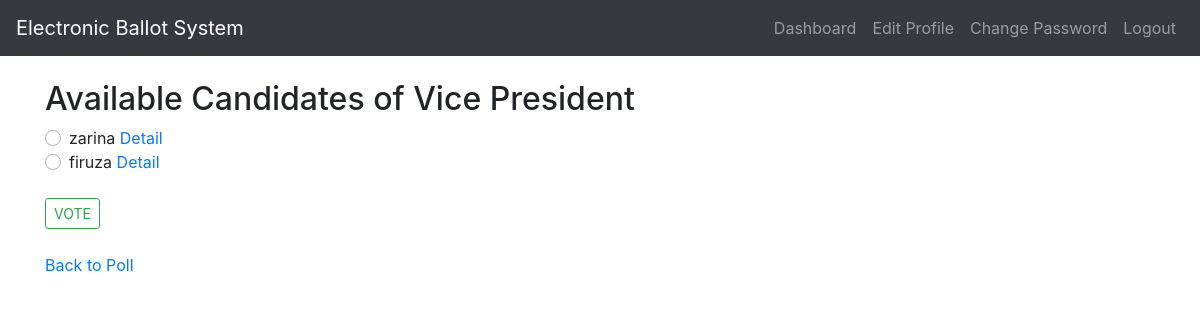
The app's page /candidate/2/ (signed in) with its own data.
### epoll/models.py (models this page shows, shortened)
class Position(models.Model):
	title = models.CharField(max_length=50, unique=True)
	def __str__(self):
		return f"{self.title}"

class Candidate(models.Model):
	name = models.CharField(max_length=50)
	no_votes=models.IntegerField(default=0, editable=False)
	position = models.ForeignKey(Position, on_delete=models.CASCADE)
	image = models.ImageField(verbose_name="Candidate Picture", upload_to='media/images/')

### epoll/views.py (the view)
# urls.py: path('candidate/<int:pos>/', views.candidate_view, name="candidate"),
@login_required
def candidate_view(request, pos):
	obj=get_object_or_404(Position, pk=pos)
	if request.method == 'POST':
		temp = VoteStatus.objects.get_or_create(user=request.user, position=obj)[0]
		if temp.status == False:
			temp2=Candidate.objects.get(pk=request.POST.get(obj.title))
			temp2.no_votes+=1
			temp2.save()
			temp.status=True
			temp.save()
			return HttpResponseRedirect("/position/")
		else:
			messages.success(request, "You have already voted for this position!")
			return render(request, 'epoll/candidate.html', {'obj': obj})
	else:
		return render(request, 'epoll/candidate.html', {'obj': obj})

### epoll/templates/epoll/candidate.html (shortened to what this page needs)
{% extends "epoll/layout.html" %}
{% block content %}
  <h2>Available Candidates of {{ obj.title }}</h2>
  <form action="" method="POST">
    {% for c in obj.candidate_set.all %}
     <div class="custom-control custom-radio">
      <label class="custom-control-label" for="id_{{c.id}}">{{c.name}} <a href="{% url 'detail' c.id %}">Detail</a></label>
    </div>
    {% empty %}
      <p>No Candidates Available</p>
    {% endfor %}
    <br><input type="submit" class="btn btn-outline-success btn-sm" value="VOTE">
  </form>
  <br><p><a href="{% url 'position' %}">Back to Poll</a></p>
{% endblock %}

### records on screen
Position: title "Vice President"
Candidate: name "zarina"
Candidate: name "firuza"
